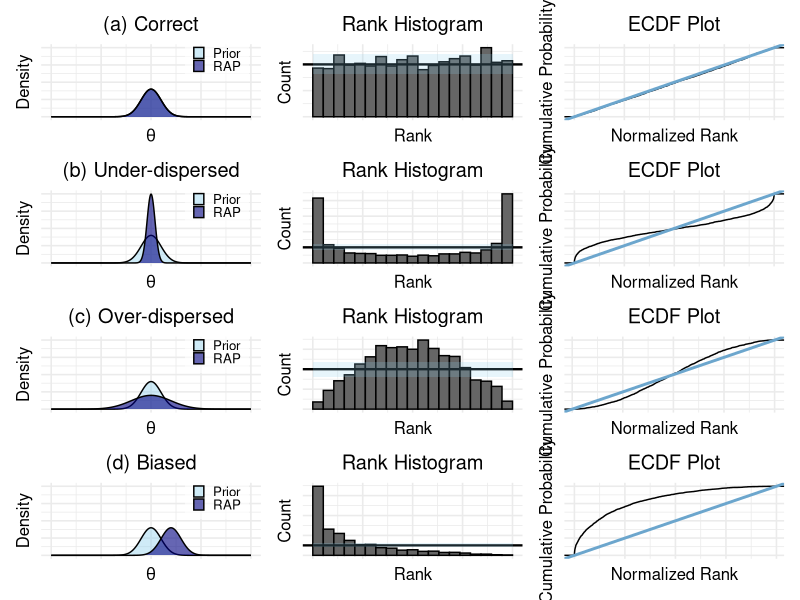

Write the R code that produced this figure.
# --- Libraries ---
library(ggplot2)
library(patchwork)
library(dplyr)

#set.seed(123)

# --------------------------------------------------------------------------- #
# 1. Define 4 conceptual scenarios (matching Mendes et al. Fig. 6)
# --------------------------------------------------------------------------- #
scenarios <- list(
  list(name = "(a) Correct",        prior_mean = 0, prior_sd = 1,
       post_mean = 0, post_sd = 1,   rank_pattern = "uniform"),
  list(name = "(b) Under-dispersed",prior_mean = 0, prior_sd = 1,
       post_mean = 0, post_sd = 0.4, rank_pattern = "under"),
  list(name = "(c) Over-dispersed", prior_mean = 0, prior_sd = 1,
       post_mean = 0, post_sd = 2,   rank_pattern = "over"),
  list(name = "(d) Biased",         prior_mean = 0, prior_sd = 1,
       post_mean = 2, post_sd = 1,   rank_pattern = "bias")
)

# --------------------------------------------------------------------------- #
# 2. Simulate rank patterns (approximate shapes of SBC results)
# --------------------------------------------------------------------------- #
simulate_ranks <- function(n = 1000, pattern = c("uniform", "under", "over", "bias")) {
  pattern <- match.arg(pattern)
  if (pattern == "uniform") {
    runif(n)
  } else if (pattern == "under") {
    # under-dispersed
    c(rbeta(n/2, 0.4, 2), rbeta(n/2, 2, 0.4))
  } else if (pattern == "over") {
    # over-dispersed
    rbeta(n, 2, 2)
  } else if (pattern == "bias") {
    # biased
    rbeta(n, 0.5, 2)
  }
}

# --------------------------------------------------------------------------- #
# 3. Function to build one row of 3 plots
# --------------------------------------------------------------------------- #
make_row <- function(scen) {
  # --- Prior & Posterior ---
  theta_vals <- seq(-10, 10, length.out = 400)
  df_prior <- data.frame(
    theta = theta_vals,
    density = dnorm(theta_vals, scen$prior_mean, scen$prior_sd),
    Type = "Prior"
  )
  df_post <- data.frame(
    theta = theta_vals,
    density = dnorm(theta_vals, scen$post_mean, scen$post_sd),
    Type = "RAP"
  )
  p_prior <- ggplot() +
    geom_area(data = df_prior, aes(theta, density, fill = Type),
              alpha = 0.4, color = "black") +
    geom_area(data = df_post, aes(theta, density, fill = Type),
              alpha = 0.6, color = "black") +
    scale_fill_manual(values = c("Prior" = "skyblue", "RAP" = "navy")) +
    coord_cartesian(xlim = c(-10, 10), ylim = c(0, 1)) +
    theme_minimal(base_size = 12) +
    theme(
      plot.title = element_text(hjust = 0.5),
      axis.text.x = element_blank(),
      axis.text.y = element_blank(),
      axis.ticks = element_blank()) + 
    labs(x = expression(theta), y = "Density", title = scen$name, fill = NULL) +
    theme(plot.title = element_text(hjust = 0.5),
          legend.position = c(0.8, 0.8),          # position inside the plot
          legend.background = element_rect(fill = alpha("white", 0.6), color = NA),
          legend.key.size = unit(0.6, "lines"))
  
  # --- Simulate ranks and histogram ---
  ranks <- simulate_ranks(2000, scen$rank_pattern)
  rank_df <- data.frame(rank = ranks)
  B <- 20
  expected <- length(ranks) / B
  sd_count <- sqrt(length(ranks) * (1/B) * (1 - 1/B))
  ci_low <- expected - 1.96 * sd_count
  ci_high <- expected + 1.96 * sd_count
  
  p_hist <- ggplot(rank_df, aes(x = rank)) +
    geom_histogram(bins = B, fill = "gray40", color = "black", boundary = 0) +
    geom_hline(yintercept = expected, color = "black", linewidth = 0.8) +
    annotate("rect", xmin = 0, xmax = 1,
             ymin = ci_low, ymax = ci_high,
             fill = "skyblue", alpha = 0.2) +
    theme_minimal(base_size = 12) +
    theme(
      plot.title = element_text(hjust = 0.5),
      axis.text.x = element_blank(),
      axis.text.y = element_blank(),
      axis.ticks = element_blank()) +
    labs(x = "Rank", y = "Count", title = "Rank Histogram") +
    theme(plot.title = element_text(hjust = 0.5))
  
  # --- ECDF ---
  p_ecdf <- ggplot(rank_df, aes(rank)) +
    stat_ecdf(geom = "step", color = "black") +
    geom_abline(slope = 1, intercept = 0, color = "skyblue3", linewidth = 1) +
    theme_minimal(base_size = 12) +
    theme(
      plot.title = element_text(hjust = 0.5),
      axis.text.x = element_blank(),
      axis.text.y = element_blank(),
      axis.ticks = element_blank()) +
    labs(x = "Normalized Rank", y = "Cumulative Probability",
         title = "ECDF Plot") +
    theme(plot.title = element_text(hjust = 0.5))
  
  # Combine horizontally
  p_prior | p_hist | p_ecdf
}

# --------------------------------------------------------------------------- #
# 4. Combine all four rows into a 4×3 figure
# --------------------------------------------------------------------------- #
rows <- lapply(scenarios, make_row)
final_plot <- wrap_plots(rows, ncol = 1)
final_plot
